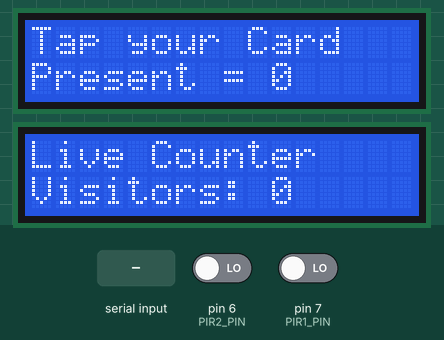
The sketch below on a simulated Arduino Uno, built with avr-gcc and run on an emulated ATmega328P. Shown: 2 × 16×2 character LCD. The inputs (shaded band) are chosen by the test bench; at power-on: pin 6 (PIR2_PIN) LOW, pin 7 (PIR1_PIN) LOW. What the sketch prints to the serial monitor is not drawn.

Above: at 1.3 s.
1.4 s: "1" received over Serial
At 6.3 s:
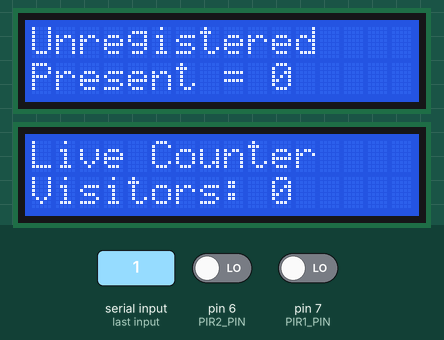
6.6 s: pin 6 (PIR2_PIN) driven HIGH
At 15.6 s:
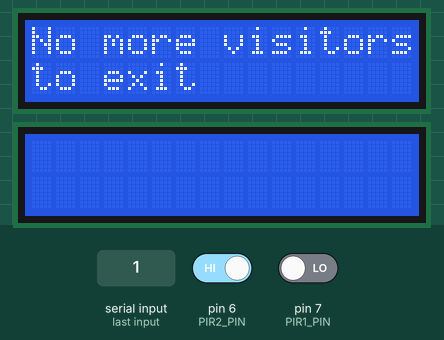
26.6 s: "0" received over Serial
At 31.2 s:
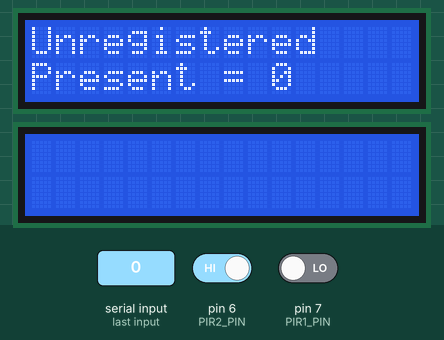
Timing chart, 0 to 32.7 s (numbered marks = the images above; inputs shaded):
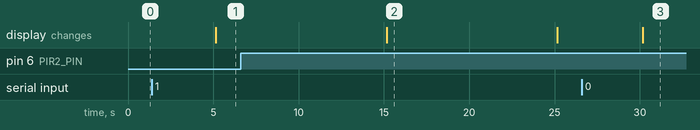

Measured:
- after the input at 1.4 s, the display: changes after 3.7 s (image 1)
- after the input at 6.6 s, the display: changes after 8.6 s (image 2)
- after the input at 26.6 s, the display: changes after 3.6 s (image 3)
- what the display in image 2 shows lasts 10.0 s, from 15.2 s to 25.2 s

The sketch:

attendance_system_with_live_bidirectional_visitor_counter_1.ino
```cpp
#include <Keypad.h>
#include <LiquidCrystal.h>
LiquidCrystal lcd(5, 4, 3, 2, A4, A5);
LiquidCrystal lcd1(8, 9, 10, 11, 12, 13);
struct student_detail{
  char name[6];
  char regno[10];
  int status;
};
char reg_no[9];
 int PIR1_PIN = 7;
 int PIR2_PIN = 6;
const bool SERIAL_PRINT = true;
int visitors = 0;
int lastRIPdetected = 0;
bool b_PIR1_active = false;
bool b_PIR2_active = false;
student_detail student_registered[10];
void DisplayMsg(String s1, String s2, bool ab_serial_print)
{
  lcd.clear();
  lcd.setCursor(0, 0);
  lcd.print(s1);
  lcd.setCursor(0, 1);
  lcd.print(s2);
  delay(10000);
}
// -------- Increase/Decrease visitors ---------
void UpdateVisitorsCounter(int x)
{
   int duration=100;
  visitors = visitors + x;
  lastRIPdetected = 0;  // reset detected PIR
}
void print()
{
       lcd1.clear();
    lcd1.setCursor(0,0);
     lcd1.print("Entry Processing");
}
void pir1()
{

    {
            if ( !b_PIR1_active )
            {
                b_PIR1_active = true;

                    if (lastRIPdetected == 0 && !b_PIR2_active)
                     {  // new start
                        lastRIPdetected = 1;
                       print();
                         DisplayMsg("In PIR1", "Visit started", SERIAL_PRINT);
						return;
                      }
                     else if (lastRIPdetected == 2)
                    { // if we were in PIR2 before
                        UpdateVisitorsCounter(-1);
                        print();
                         DisplayMsg("Visitor exited", " " , SERIAL_PRINT);
                         return;
                     }
             }
           }


}
void pir2()
{

                {
            lcd1.clear();
                    if ( !b_PIR2_active )
                        {
                             b_PIR2_active = true;
                             if (lastRIPdetected == 0 && !b_PIR1_active)
                                 { // new start
                                     if (visitors > 0)
                                            {
                                                lastRIPdetected = 2;
                                                 print();
                                                DisplayMsg("In PIR2", "Exit started", SERIAL_PRINT);
                                                return;
                                            }
                                     else
                                     { DisplayMsg("No more visitors", "to exit", SERIAL_PRINT);
                                      return;}
                                  }
                             else if (lastRIPdetected == 1)
                                  {  // if we were in PIR1 before
                                      UpdateVisitorsCounter(1);
									print();
                                      DisplayMsg("Visitor entered", "  " , SERIAL_PRINT);
                                     return;
                                  }
                         }
                 }


}

void student_registered_database()
{

  student_registered[0]={{'R','a','m',' ',' ',' '},{'2','0','B','R','S','0','0','0','0'},0};
  student_registered[1]={{'R','e','n',' ',' ',' '},{'2','0','B','R','S','0','0','0','1'},0};
  student_registered[2]={{'A','n','n','a',' ',' '},{'2','0','B','R','S','0','0','0','2'},0};
  student_registered[3]={{'A','R','A','Y','A','N'},{'2','0','B','R','S','0','0','0','3'},0};
  student_registered[4]={{'R','i','y','a',' ',' '},{'2','0','B','R','S','0','0','0','4'},0};
  student_registered[5]={{'M','a','n','n',' ',' '},{'2','0','B','R','S','0','0','0','5'},0};
  student_registered[6]={{'S','a','t','y','a','m'},{'2','0','B','R','S','0','0','0','6'},0};
  student_registered[7]={{'R','o','h','a','n',' '},{'2','0','B','R','S','0','0','0','7'},0};
  student_registered[8]={{'S','e','e','m','a',' '},{'2','0','B','R','S','0','0','0','8'},0};
  student_registered[9]={{'A','y','u','s','h',' '},{'2','0','B','R','S','0','0','0','9'},0};
}
int find()
{
  int status=-1;
  for(int i=0;i<10;i++)
  {
        if(reg_no[0]==student_registered[i].regno[0] && reg_no[1]==student_registered[i].regno[1] && reg_no[2]==student_registered[i].regno[2] && reg_no[3]==student_registered[i].regno[3] && reg_no[4]==student_registered[i].regno[4] && reg_no[5]==student_registered[i].regno[5] && reg_no[6]==student_registered[i].regno[6] && reg_no[7]==student_registered[i].regno[7] && reg_no[8]==student_registered[i].regno[8])
      {
      status=i;
      return status;
      break;
    }
  }
  return status;
}

int leave()
{
      int count=0;
        for(int i=0;i<10;i++)
    {
    if(student_registered[i].status==1)
    {
      count++;
    }
    }
  return count;
}
int no_of_present()
{
  int count=0;
  int stud[10];
  for(int i=0;i<10;i++)
  {
    if(student_registered[i].status==1)
    {
      stud[i]=student_registered[i].status;
      count++;
    }
  }
  return count;
}
void setup(){
   Serial.begin(9600);
   lcd.begin(16, 2);
   lcd.setCursor(0,0);
   lcd1.begin(16, 2);
  //lcd1.setCursor(0,0);
  // lcd1.print("00");
  pinMode(PIR1_PIN, INPUT);
  pinMode(PIR2_PIN, INPUT);
  student_registered_database();

}
void loop()
{
    int stat=-1;
  if(Serial.available()>0)
  { lcd.clear();
      for(int i=0;i<9;i++)
             {
                  reg_no[i]=Serial.read();
            }
    Serial.print("Scanned Reg. no : ");
          for(int i=0;i<9;i++)
             {
                  Serial.print(reg_no[i]);
            }
    Serial.println(" ");
    stat=find();
    if(stat>=0)
    {
      if(student_registered[stat].status==1)
      {

        lcd.clear();
        for(int i=0;i<6;i++)
             {
                  lcd.setCursor(i,0);
                	lcd.print(student_registered[stat].name[i]);
            }
        lcd.print(" ");
         lcd.setCursor(7,1);
        int l=7;
        for(int i=0;i<9;i++)
            {
                lcd.setCursor(l++,0);
      	        lcd.print(student_registered[stat].regno[i]);
            }
         student_registered[stat].status=0;
        lcd.setCursor(0,1);
        lcd.print("Present = ");
         //lcd.print(a-1);
        int z=leave();
         lcd.print(z);
         lcd.print("(Out) ");
         delay(5000);

    }
    else
      {
       lcd.clear();
       for(int i=0;i<6;i++)
        {
            lcd.setCursor(i,0);
      	    lcd.print(student_registered[stat].name[i]);
        }
        lcd.print(" ");
        lcd.setCursor(7,1);
        int l=7;
        for(int i=0;i<9;i++)
             {
                 lcd.setCursor(l++,0);
                	lcd.print(student_registered[stat].regno[i]);
            }
        student_registered[stat].status=1;
        lcd.setCursor(0,1);
        lcd.print("Present = ");
        int z=no_of_present();
        lcd.print(z);
        lcd.print(" (In) ");
        delay(10000);
      }

    }
    else
    {
      lcd.clear();
      lcd.setCursor(0,0);
      lcd.print("Unregistered");
      lcd.setCursor(0,1);
      lcd.print("Present = ");
      int z=no_of_present();
      lcd.print(z);
      delay(10000);
    }
  }
  else
  {
    lcd1.clear();
    lcd1.print("Live Counter");
    lcd1.setCursor(0,1);
    lcd1.print("Visitors: ");
    lcd1.print(visitors);
    if(digitalRead(PIR1_PIN)==HIGH)
    {

      pir1();
    }
    else
      b_PIR1_active = false ;  // reenable PIR1
    if(digitalRead(PIR2_PIN)==HIGH)
    {

      pir2();
    }
	else
       b_PIR2_active = false; // reenable PIR2

    lcd.clear();
    lcd.setCursor(0,0);
    lcd.print("Tap your Card");
    lcd.setCursor(0,1);
    lcd.print("Present = ");
    int z=no_of_present();
    lcd.print(z);
    delay(5000);
}


}
```
